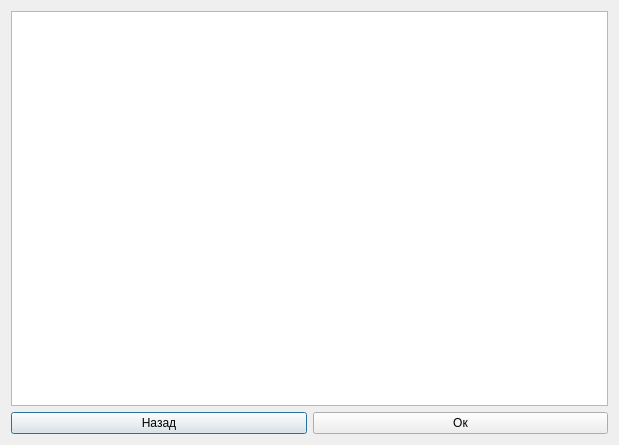
<?xml version="1.0" encoding="UTF-8"?>
<ui version="4.0">
 <class>Dialog</class>
 <widget class="QDialog" name="Dialog">
  <property name="geometry">
   <rect>
    <x>0</x>
    <y>0</y>
    <width>619</width>
    <height>445</height>
   </rect>
  </property>
  <property name="windowTitle">
   <string>Выбор игрока</string>
  </property>
  <layout class="QVBoxLayout" name="verticalLayout">
   <item>
    <widget class="QTableView" name="table_view_game_players"/>
   </item>
   <item>
    <layout class="QHBoxLayout" name="horizontalLayout">
     <item>
      <widget class="QPushButton" name="push_button_back">
       <property name="text">
        <string>Назад</string>
       </property>
      </widget>
     </item>
     <item>
      <widget class="QPushButton" name="pushButton_ok">
       <property name="text">
        <string>Ок</string>
       </property>
      </widget>
     </item>
    </layout>
   </item>
  </layout>
 </widget>
 <resources/>
 <connections/>
</ui>
